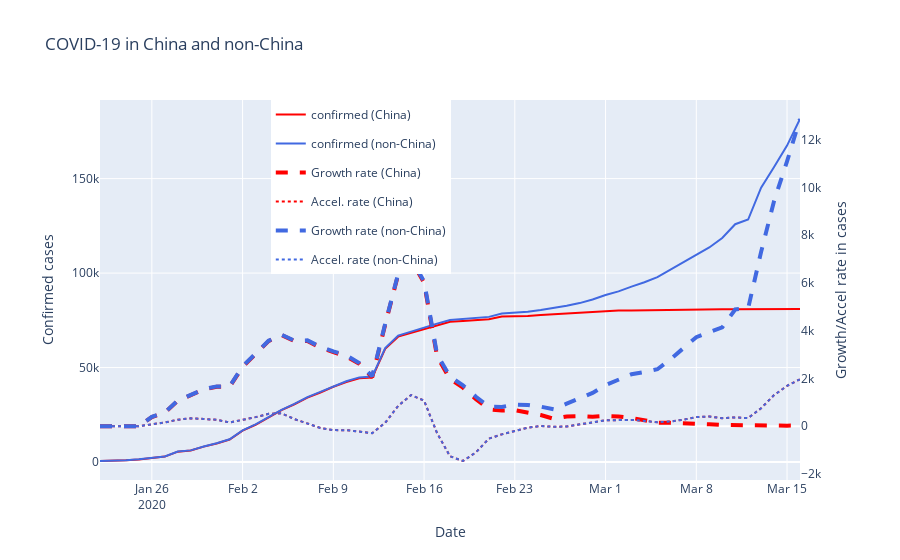

This figure's notebook cell:
### Code cell
# Show fig
import plotly.express as px
import plotly.graph_objects as go

colorSequence = ["red", "royalblue"]

layout = go.Layout(title="COVID-19 in China and non-China", margin={"l": 100, "r": 100},
                   colorway=["#287D95", "#EF533B"], legend={"x": 0.7, "y": 1, 'orientation': "h"},
                   yaxis={'title': 'Confirmed cases'},
                   yaxis2={'title': 'Growth/Accel rate in cases', 'overlaying': 'y', 'side': 'right', "showgrid": False},
                   xaxis={"title": "Date"},
                   height=1000)

chinaColor = colorSequence[0]
nonChinaColor = colorSequence[1]
colorMap = {'confirmed (China)':chinaColor, 
           'growth_rate (China)':chinaColor, 
           'acceleration_rate (China)':chinaColor, 
           'confirmed (non-China)':nonChinaColor, 
           'growth_rate (non-China)':nonChinaColor,
           'acceleration_rate (non-China)':nonChinaColor,
          }

# Only plot 'confirmed', since we can't control the dashed lines and second-axes using Plotly Express
traces_confirmed = px.line(pd.concat([df_china_prepared, df_non_china_prepared]).query('variable == ["confirmed (China)", "confirmed (non-China)"]'), 
                           x='date', 
                           y='value', 
                           color='variable', 
                           title='COVID-19 in China and non-China',
                           color_discrete_map=colorMap,).data

# Reset index
df_non_china = df_non_china.reset_index()

# Add growth rate
trace_growth_china = go.Scatter(x=df_china['date'], 
                                y=df_china['growth_rate'], 
                                name='Growth rate (China)',
                                line=dict(color=chinaColor, 
                                          width=4, 
                                          dash='dash'), 
                                yaxis="y2")
trace_growth_non_china = go.Scatter(x=df_non_china['date'], 
                                    y=df_non_china['growth_rate'], 
                                    name='Growth rate (non-China)',
                                    line=dict(color=nonChinaColor, 
                                              width=4, 
                                              dash='dash'), 
                                    yaxis="y2")

# Add acceleration rate
trace_accel_china = go.Scatter(x=df_non_china['date'], 
                               y=df_non_china['acceleration_rate'], 
                               name='Accel. rate (China)',
                         line=dict(color=chinaColor, 
                                   width=2, 
                                   dash='dot'), 
                               yaxis="y2")

trace_accel_non_china = go.Scatter(x=df_non_china['date'], 
                                   y=df_non_china['acceleration_rate'], 
                                   name='Accel. rate (non-China)',
                         line=dict(color=nonChinaColor, 
                                   width=2, 
                                   dash='dot'), 
                                   yaxis="y2")

# Combine to make a tuple
traces_combined = traces_confirmed + (trace_growth_china, trace_accel_china, trace_growth_non_china, trace_accel_non_china,)
fig = go.Figure(data=traces_combined, layout=layout)
fig.show()
